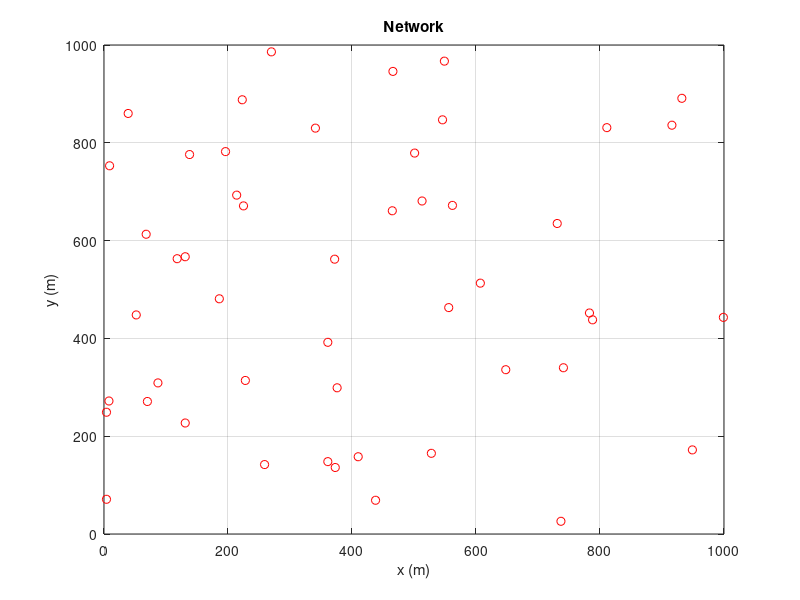

Write MATLAB code to recreate this figure. (Note: this script raises an error after producing the figure.)
clc;
clear all;
close all;
%% Making Network:
global position N
N=50; % Number of Nodes in network
position=randsrc(2,N,1:1000); % set position of each node in network 1000x1000 meters
S=1; % Source Node
D=50; % Destination Node
Net=zeros(N);
range=250; % Radio propagation range of each node (meter)
plot(position(1,:),position(2,:),'ro');
title('Network');
xlabel('x (m)');
ylabel('y (m)');
grid();
hold on

for i=1:N
    for j=1:N
        if i~=j && dist(position(:,i)',position(:,j))<=range
            Net(i,j)=1; %Connection between 2 nodes (i,j)
             line([position(1,i),position(1,j)],[position(2,i),position(2,j)]);
        end
    end
end
 plot(position(1,S),position(2,S),'ks');
 plot(position(1,D),position(2,D),'g^');
%% Route Discovery:
for i=1:30
    path=S;
    tik=zeros(1,N);
    tik(S)=1;
    while (1)
        a=find(Net(path(end),:)==1);
        b=a(tik(a)==0);
        if isempty(b)==1
            break;
        end
        next=randsrc(1,1,b);
        if tik(next)==0
            path=[path,next];
            tik(next)=1;
        end
        if path(end)==D
            routePool{i}=path;
            break;
        end
    end
end
j=1;
for i=1:numel(routePool)
    if isempty(routePool{i})==0
        Pool{j}=routePool{i};
        j=j+1;
    end
end
for i=1:numel(Pool)-1
    for k=i+1:numel(Pool)
        if numel(Pool{i})== numel(Pool{k})
            if sum(Pool{i}==Pool{k})==numel(Pool{k})
                Pool{k}=[];
            end
        end
    end
end
routePool=Pool;
clear Pool;
j=1;
for i=1:numel(routePool)
    if isempty(routePool{i})==0
        Pool{j}=routePool{i};
        j=j+1;
    end
end

for k=1:numel(Pool)
    figure, plot(position(1,:),position(2,:),'ro');
    hold on;
    for i=1:numel(Pool{k})-1
        line([position(1,Pool{k}(i)),position(1,Pool{k}(i+1))],[position(2,Pool{k}(i)),position(2,Pool{k}(i+1))]);
    end
end
%% Sorting routes
for i=1:numel(Pool)
    count(i)=numel(Pool{i});
end
[~,idx]=sort(count);
for i=1:numel(Pool)
    sPool{i}=Pool{idx(i)};
end
Pool=sPool;
clear sPool
%% Packet Injection
packeti=rand(2500,1); % message importance
packetc=50*ones(2500,1); % Capasity of message (from 1 kb to 100 kb)
packet=[packeti,packetc];
j=1;
disp('----------------------------');
discard=0;
tl=zeros(1,50);
E=tl;
kk=1;
%% decision
a = newfis('tipper');
a = addvar(a,'input','status',[0 1]);
a = addvar(a,'input','message',[0 1]);
a = addvar(a,'output','decision',[0 1]);

a = addmf(a,'input',1,'poor','gaussmf',[0.15 0]);
a = addmf(a,'input',1,'good','gaussmf',[0.15 0.5]);
a = addmf(a,'input',1,'excellent','gaussmf',[0.15 1]);
a = addmf(a,'input',2,'Routine','gaussmf',[0.15 0]);
a = addmf(a,'input',2,'Immediate','gaussmf',[0.15 0.5]);
a = addmf(a,'input',2,'Flash','gaussmf',[0.15 1]);

a = addmf(a,'output',1,'Discard','gaussmf',[0.15 0]);
a = addmf(a,'output',1,'Single','gaussmf',[0.15 0.4]);
a = addmf(a,'output',1,'Multiple','gaussmf',[0.15 0.7]);
a = addmf(a,'output',1,'flood','gaussmf',[0.15 1]);

figure, plotmf(a,'input',1)
figure, plotmf(a,'input',2)
figure, plotmf(a,'output',1)
ruleList=[
	1 1 1 1 1
	1 2 3 1 1
    1 3 4 1 1
    2 1 2 1 1
    2 2 3 1 1
    2 3 3 1 1
    3 1 2 1 1
    3 2 2 1 1
    3 3 3 1 1];
a = addrule(a,ruleList);
disp('----------------------------');
disp('Fuzzy Rules:');
showrule(a)
disp('----------------------------');
%% Delivering
while isempty(packet)==0
    msg=packet(1,:);
    packet(1,:)=[];
    status(kk)=abs(1-sum(sum(tl))/10000);
    decision=evalfis([msg(1),status(kk)],a);
    kk=kk+1;
    if decision<0.1
        discard=discard+1;
        continue;
    end
    if decision>=0.1 && decision<0.6 % single
        path=Pool{randsrc(1,1,1:floor(numel(Pool)/3))};
    elseif decision>=0.6 && decision<0.8 % multiple
        path=Pool{randsrc(1,1,ceil(numel(Pool)/3):floor(numel(Pool)*2/3))};
    elseif decision>=0.8 % flood
        path=Pool{randsrc(1,1,ceil(numel(Pool)*2/3):numel(Pool))};
    end
    [tl(j,:),E(j,:)]=go(msg,path);
    j=j+1;
end
%% Results
total_Time=(sum(tl));
delivery_time=total_Time(end)
total_Energy=sum(sum(E))
discard
Time=sum(tl);
Energy=sum(E);